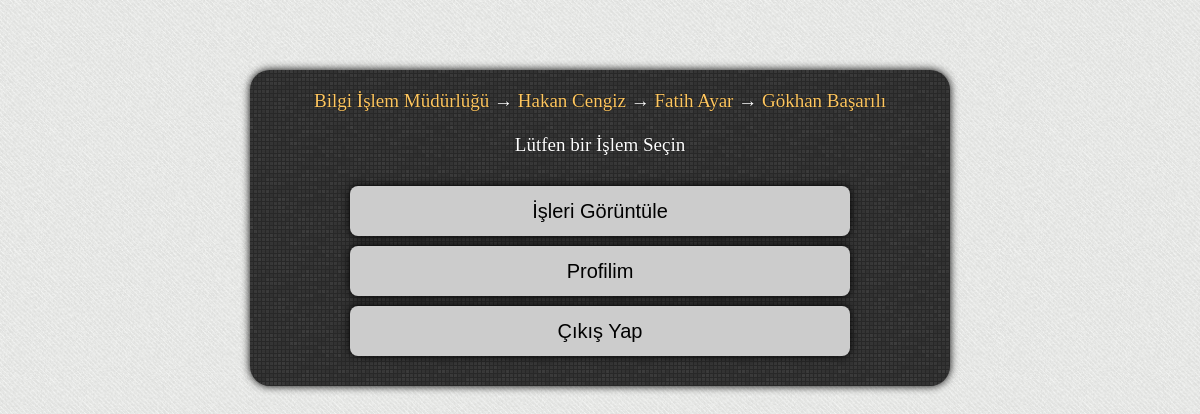
/personel/index.php (signed in), run on the app's committed database.
### tables this page shows
CREATE TABLE IF NOT EXISTS `tbl_kurum` (
  `id` int(11) NOT NULL AUTO_INCREMENT,
  `kurum` varchar(100) NOT NULL,
  PRIMARY KEY (`id`)
);

CREATE TABLE IF NOT EXISTS `tbl_personel` (
  `id` int(11) NOT NULL AUTO_INCREMENT,
  `ad_soyad` varchar(250) NOT NULL,
  `maas` int(11) NOT NULL,
  `fotograf` varchar(250) NOT NULL,
  `eposta` varchar(250) NOT NULL,
  `sifre` varchar(250) NOT NULL,
  `sorumlu_koordinator` int(11) NOT NULL,
  PRIMARY KEY (`id`),
  KEY `sorumlu_koordinator` (`sorumlu_koordinator`)
);

### personel/index.php (the view, shortened to what this page needs)
<!DOCTYPE html PUBLIC "-//W3C//DTD XHTML 1.0 Transitional//EN" "http://www.w3.org/TR/xhtml1/DTD/xhtml1-transitional.dtd">
<html xmlns="http://www.w3.org/1999/xhtml">
<head>
<link href="../css/style.css" rel="stylesheet" type="text/css" />
</head>
<body>
<div class="menu">
<div class="menu-baslik">
<?php
$eposta = $_SESSION['personeloturum'];
$uye_list=mysql_query("select kurum from tbl_kurum where id = (select kurum from tbl_mudur where id = (select sorumlu_mudur from tbl_koordinator where id = (select sorumlu_koordinator from tbl_personel where eposta='$eposta')))");
while($yaz=mysql_fetch_array($uye_list))
{
	echo "<font color='#ffc760'>" . $yaz['kurum'] . "</font> → ";
}
$uye_list=mysql_query("select ad_soyad from tbl_mudur where id = (select sorumlu_mudur from tbl_koordinator where id = (select sorumlu_koordinator from tbl_personel where eposta='$eposta'))");
while($yaz=mysql_fetch_array($uye_list))
{
	echo "<font color='#ffc760'>" . $yaz['ad_soyad'] . "</font> → ";
}
$uye_list=mysql_query("select ad_soyad from tbl_koordinator where id = (select sorumlu_koordinator from tbl_personel where eposta='$eposta')");
while($yaz=mysql_fetch_array($uye_list))
{
	echo "<font color='#ffc760'>" . $yaz['ad_soyad'] . "</font> → ";
}
$uye_list=mysql_query("select ad_soyad from tbl_personel where eposta='$eposta'");
while($yaz=mysql_fetch_array($uye_list))
{
	echo "<font color='#ffc760'>" . $ad = $yaz['ad_soyad'] . "</font>";
}
?>
<br /><br />Lütfen bir İşlem Seçin
</div>
<a href="is-listele.php"><div class="kutu">İşleri Görüntüle</div></a>
<a href="profil.php"><div class="kutu">Profilim</div></a>
<a href="../cikis.php"><div class="kutu">Çıkış Yap</div></a>
</div>
</body>
</html>

### css/style.css (style rules this page uses)
body { margin: 0px; padding: 0px; background: url(../resimler/site/bg.png); }
a { color: #000; text-decoration: none; }
.menu { width: 600px; height: auto; padding: 20px 50px 20px 50px; box-shadow: 0px 0px 8px 0px #000000; margin: 70px auto 70px auto; border-radius: 20px; font-size: 17px; background: #fff url(../resimler/site/giris_kapsul_bg.png); font-family: Verdana, Geneva, sans-serif; }
.menu-baslik { text-align: center; font-family: Georgia, "Times New Roman", Times, serif; font-size: 19px; text-shadow: 0px 0px 1px #000; color: #FFF; margin-bottom: 30px; }
.kutu { width: 500px; height: 50px; background: #CCC; border-radius: 8px; margin: 10px auto 10px auto; box-shadow: 0px 0px 8px 0px #000000; text-align: center; font-family: Verdana, Geneva, sans-serif; font-size: 20px; line-height: 50px; transition: 0.3s; }

### data on the page
tbl_kurum: kurum "Bilgi İşlem Müdürlüğü"
tbl_personel: ad_soyad "Gökhan Başarılı"

### other printed values
$yaz['ad_soyad'] "Hakan Cengiz"
$yaz['ad_soyad'] "Fatih Ayar"
